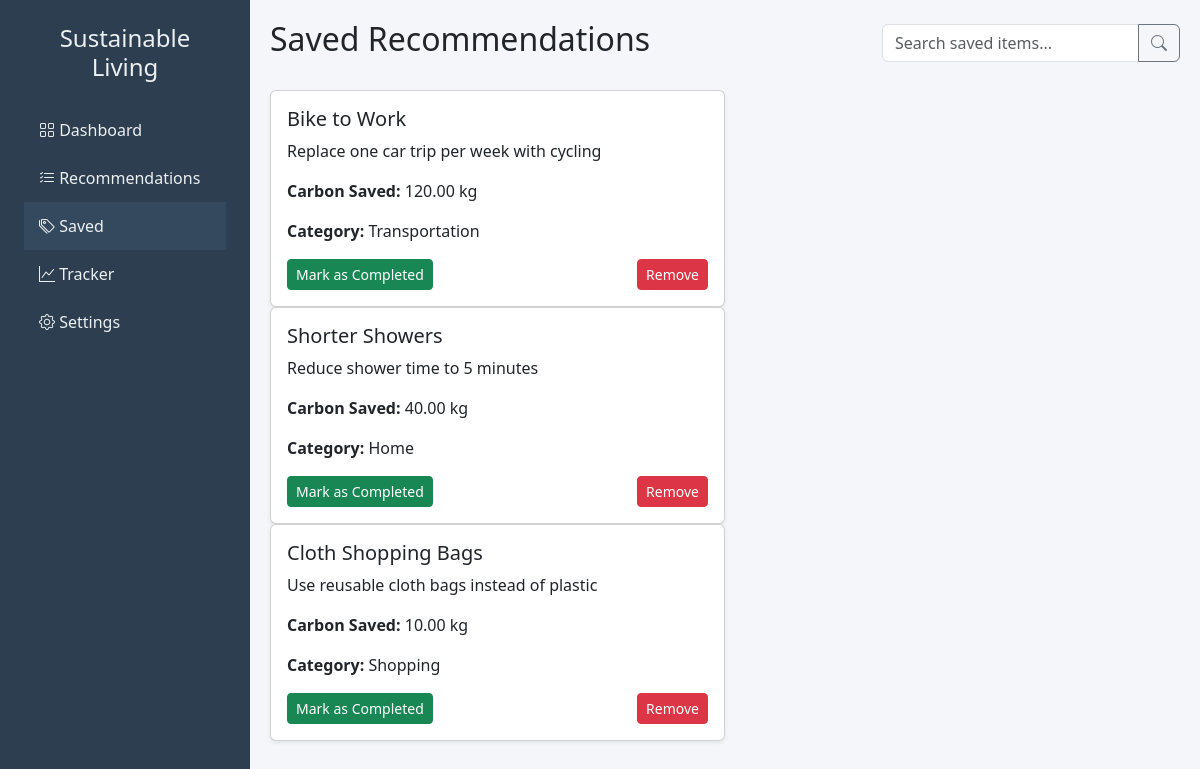
The page /saved/ (signed in) on the database its author committed.
### recommendations/models.py (models this page shows, shortened)
class SavedRecommendation(models.Model):
    user = models.ForeignKey(User, on_delete=models.CASCADE)
    recommendation = models.ForeignKey(Recommendation, on_delete=models.CASCADE)
    completed = models.BooleanField(default=False)
    progress = models.IntegerField(default=0)  # Progress feature (e.g., 0-100%)
    saved_at = models.DateTimeField(auto_now_add=True)

class Recommendation(models.Model):
    carbon_saved = models.DecimalField(max_digits=10, decimal_places=2)
    difficulty = models.IntegerField()
    impact = models.CharField(max_length=255)
    user = models.ForeignKey(User, on_delete=models.CASCADE)  # Adjust as needed
    category = models.CharField(max_length=100)
    title = models.CharField(max_length=255)
    description = models.TextField()

### recommendations/views.py (the view, shortened to what this page needs)
# urls.py: path('saved/', views.saved, name='saved'),
@login_required
def saved(request):
    saved_recommendations = SavedRecommendation.objects.filter(user=request.user).select_related('recommendation')
    return render(request, 'saved.html', {'saved_recommendations': saved_recommendations})

### recommendations/templates/recommendations/saved.html (shortened to what this page needs)
<!DOCTYPE html>
<html lang="en">
<head>
    <link href="https://cdn.jsdelivr.net/npm/bootstrap@5.3.0/dist/css/bootstrap.min.css" rel="stylesheet">
    <link href="https://cdn.jsdelivr.net/npm/bootstrap-icons@1.10.0/font/bootstrap-icons.css" rel="stylesheet">
</head>
<body>
    <div class="sidebar">
        <div class="p-4">
            <h4 class="text-center mb-4">Sustainable Living</h4>
            <nav>
                <a href="{% url 'dashboard' %}" class="sidebar-link">
                    <i class="bi bi-grid"></i> Dashboard
                </a>
                <a href="{% url 'recommendations' %}" class="sidebar-link">
                    <i class="bi bi-list-check"></i> Recommendations
                </a>
                <a href="{% url 'saved' %}" class="sidebar-link active">
                    <i class="bi bi-tags"></i> Saved
                </a>
                <a href="{% url 'tracker' %}" class="sidebar-link">
                    <i class="bi bi-graph-up"></i> Tracker
                </a>
                <a href="{% url 'settings' %}" class="sidebar-link">
                    <i class="bi bi-gear"></i> Settings
                </a>
            </nav>
        </div>
    </div>
    <div class="content-wrapper">
        <div class="d-flex justify-content-between align-items-center mb-4">
            <h2>Saved Recommendations</h2>
            <div class="d-flex gap-2">
                <div class="input-group">
                    <input type="text" class="form-control" placeholder="Search saved items..." id="searchInput">
                    <button class="btn btn-outline-secondary">
                        <i class="bi bi-search"></i>
                    </button>
                </div>
            </div>
        </div>
        {% for saved in saved_recommendations %}
        <div class="col-md-6">
            <div class="card shadow-sm">
                <div class="card-body">
                    <h5 class="card-title">{{ saved.recommendation.title }}</h5>
                    <p class="card-text">{{ saved.recommendation.description }}</p>
                    <p><strong>Carbon Saved:</strong> {{ saved.recommendation.carbon_saved }} kg</p>
                    <p><strong>Category:</strong> {{ saved.recommendation.category }}</p>
                    <div class="d-flex justify-content-between">
                        <button class="btn btn-success btn-sm completeBtn" data-id="{{ saved.id }}">Mark as Completed</button>
                        <button class="btn btn-danger btn-sm removeBtn" data-id="{{ saved.id }}">Remove</button>
                    </div>
                </div>
            </div>
        </div>
        {% endfor %}
</body>
</html>

### recommendations/templates/recommendations/saved.html (style rules this page uses)
:root { --sidebar-width: 250px; --sidebar-bg: #2c3e50; --sidebar-text: #ecf0f1; --active-link-bg: #34495e; }
body { background-color: #f4f6f9; overflow-x: hidden; }
.sidebar { position: fixed; top: 0; left: 0; height: 100vh; width: var(--sidebar-width); background-color: var(--sidebar-bg); color: var(--sidebar-text); transition: transform 0.3s ease; z-index: 1000; }
.sidebar-link { color: var(--sidebar-text); padding: 12px 15px; display: block; text-decoration: none; transition: background-color 0.3s ease; }
.sidebar-link:hover, .sidebar-link.active { background-color: var(--active-link-bg); }
.content-wrapper { margin-left: var(--sidebar-width); padding: 20px; }

### rows shown on the page
SavedRecommendation: recommendation "Bike to Work", recommendation.description "Replace one car trip per week with cycling", recommendation.carbon_saved "120.00", recommendation.category "Transportation"
SavedRecommendation: recommendation "Shorter Showers", recommendation.description "Reduce shower time to 5 minutes", recommendation.carbon_saved "40.00", recommendation.category "Home"
SavedRecommendation: recommendation "Cloth Shopping Bags", recommendation.description "Use reusable cloth bags instead of plastic", recommendation.carbon_saved "10.00", recommendation.category "Shopping"
